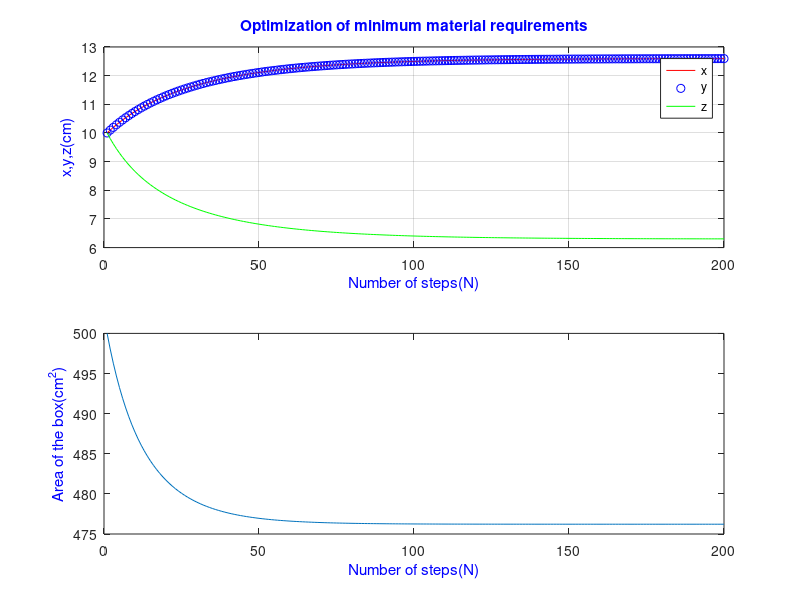

MATLAB code for this plot:
clc
clear all
close all
clf
V = 1000;
x(1) = 10;  %x-side length in cm
y(1) = 10;  %y-side length in cm
z(1) = V/x(1)/y(1); %express Z interms of X and Y
A(1) = x(1)*y(1)+2*V/y(1)+2*V/x(1); %Surface area(bottom, front, back, left, right)
gamma = 0.01; %step size
N = 200;    %number of steps

for i=1:N-1     %grad A = (d/dx,d/dy)=(y-2v/x^2, x-2v/y^2)
    dx = y(i)-2*V/(x(i)*x(i));
    dy = x(i)-2*V/(y(i)*y(i));
    x(i+1) = x(i)-gamma*dx; %Gradient decent method in x
    y(i+1) = y(i)-gamma*dy; %Gradient decent method in y
    z(i+1) = V/(x(i+1)*y(i+1));
    A(i+1) = x(i+1)*y(i+1)+2*V/y(i+1)+2*V/x(i+1);
end 
subplot(2,1,1);
plot(1:N,x,'-r',1:N, y,'ob',1:N,z,'-g'); 
grid on
legend('x','y','z');
title('Optimization of minimum material requirements','Color','b');
xlabel('Number of steps(N)','Color','b');
ylabel('x,y,z(cm)', 'Color','b');

subplot(2,1,2);
plot(1:N,A);
xlabel('Number of steps(N)','Color','b');
ylabel('Area of the box(cm^2)','Color','b');
